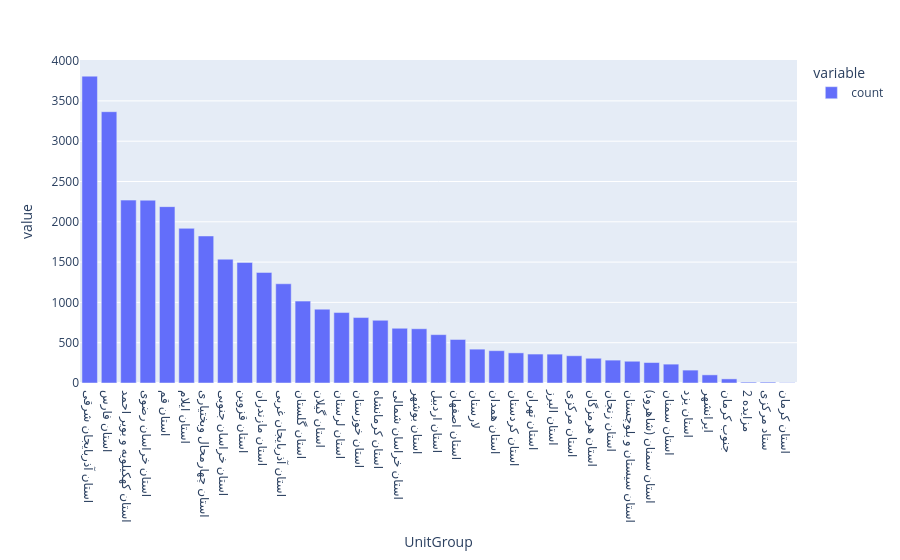

Write notebook code for a chart like this one.
### Code cell
px.bar(service_only['UnitGroup'].value_counts())

### Figure 1 — Plotly figure (JSON) as saved in the notebook; plotly's stock layout.template omitted (floating-point values rounded to 4 significant figures)
{"data": [{"alignmentgroup": "True", "hovertemplate": "variable=count<br>UnitGroup=%{x}<br>value=%{y}<extra></extra>", "legendgroup": "count", "marker": {"color": "#636efa", "pattern": {"shape": ""}}, "name": "count", "offsetgroup": "count", "orientation": "v", "showlegend": true, "textposition": "auto", "type": "bar", "x": ["استان آذربایجان شرقی", "استان فارس", "استان کهکیلویه و بویر احمد", "استان خراسان رضوی", "استان قم", "استان ایلام", "استان چهارمحال وبختیاری", "استان خراسان جنوبی", "استان قزوین", "استان مازندران", "استان آذربایجان غربی", "استان گلستان", "استان گیلان", "استان لرستان", "استان خوزستان", "استان کرمانشاه", "استان خراسان شمالی", "استان بوشهر", "استان اردبیل", "استان اصفهان", "لارستان", "استان همدان", "استان کردستان", "استان تهران", "استان البرز", "استان مرکزی", "استان هرمزگان", "استان زنجان", "استان سیستان و بلوچستان", "استان سمنان (شاهرود)", "استان سمنان", "استان یزد", "ایرانشهر", "جنوب کرمان", "2 مزایده", "ستاد مرکزی", "استان کرمان"], "xaxis": "x", "y": [3807, 3366, 2269, 2268, 2188, 1919, 1824, 1536, 1496, 1372, 1231, 1016, 916, 874, 812, 778, 679, 673, 600, 540, 420, 401, 374, 359, 358, 338, 307, 284, 270, 254, 234, 160, 101, 51, 11, 11, 4], "yaxis": "y"}], "layout": {"barmode": "relative", "legend": {"title": {"text": "variable"}, "tracegroupgap": 0}, "margin": {"t": 60}, "xaxis": {"anchor": "y", "domain": [0, 1], "title": {"text": "UnitGroup"}}, "yaxis": {"anchor": "x", "domain": [0, 1], "title": {"text": "value"}}}}
